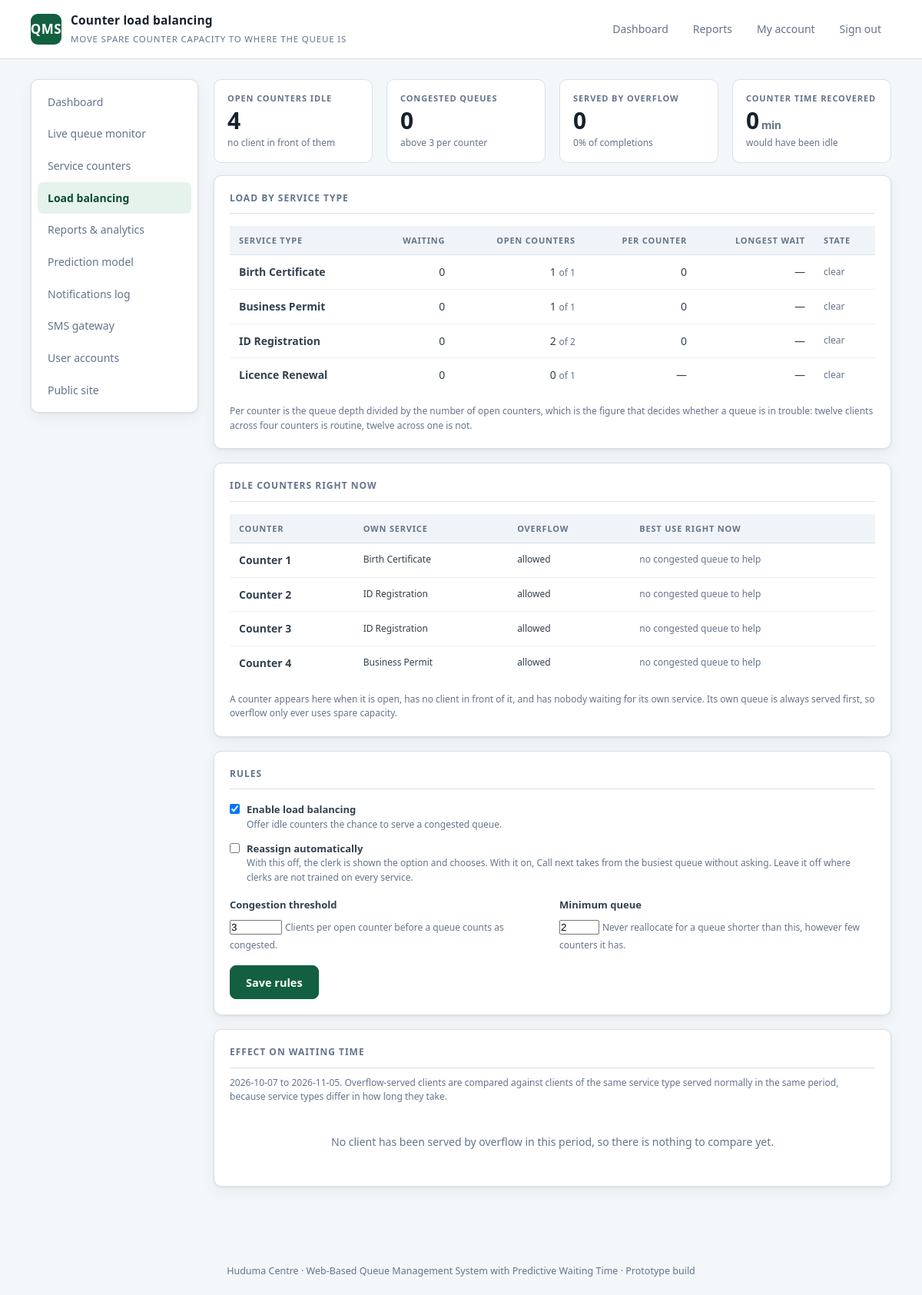
/admin/balancing.php (signed in), run on the app's committed database.
### tables this page shows
CREATE TABLE service_counter (
    counter_id        INT AUTO_INCREMENT PRIMARY KEY,
    counter_name      VARCHAR(60)  NOT NULL,
    service_type      VARCHAR(80)  NOT NULL,
    status            ENUM('open','closed') NOT NULL DEFAULT 'closed',
     
     
     
    overflow_enabled  TINYINT(1) NOT NULL DEFAULT 1,
    assigned_staff_id INT DEFAULT NULL,
    CONSTRAINT fk_counter_staff FOREIGN KEY (assigned_staff_id)
        REFERENCES user (user_id) ON DELETE SET NULL,
    INDEX idx_counter_service (service_type, status)
);

### admin/balancing.php (the view, shortened to what the rows shown need)
<?php
require_once __DIR__ . '/../includes/layout.php';
require_once __DIR__ . '/../modules/load_balancing.php';
require_once __DIR__ . '/../modules/settings.php';
$loads = service_load_snapshot();
$idle = [];
foreach (q_all('SELECT counter_id, counter_name, service_type, overflow_enabled
                  FROM service_counter WHERE status = "open"
                 ORDER BY counter_id') as $c) {
    $id = (int)$c['counter_id'];
    $c['recommendation'] = overflow_recommendation($id);
    $idle[] = $c;
}
?>
<div class="side-layout">
  <div>
    <div class="panel">
      <h2>Load by service type</h2>
      <?php if (!$loads): ?>
        <div class="empty">No queues and no counters configured yet.</div>
      <?php else: ?>
        <table>
          <thead>
            <tr>
              <th>Service type</th>
              <th class="right">Waiting</th>
              <th class="right">Open counters</th>
              <th class="right">Per counter</th>
              <th class="right">Longest wait</th>
              <th>State</th>
            </tr>
          </thead>
        </table>
      <?php endif; ?>
    </div>
    <div class="panel mt">
      <h2>Idle counters right now</h2>
      <?php if (!$idle): ?>
        <div class="empty">
          Every open counter has a client or a queue of its own. Nothing to
          reallocate.
        </div>
      <?php else: ?>
        <table>
          <thead><tr>
            <th>Counter</th><th>Own service</th><th>Overflow</th>
            <th>Best use right now</th>
          </tr></thead>
          <tbody>
            <?php foreach ($idle as $c): ?>
              <tr>
                <td><b><?= e($c['counter_name']) ?></b></td>
                <td class="tiny"><?= e($c['service_type']) ?></td>
                <td class="tiny">
                  <?= (int)$c['overflow_enabled'] === 1
                        ? 'allowed'
                        : '<span class="muted">own service only</span>' ?>
                </td>
                <td class="tiny">
                  <?php if (!overflow_is_enabled()): ?>
                    <span class="muted">load balancing is off</span>
                  <?php elseif ((int)$c['overflow_enabled'] !== 1): ?>
                    <span class="muted">not cleared for other services</span>
                  <?php elseif ($c['recommendation']): ?>
                    <b><?= e($c['recommendation']['service_type']) ?></b>
                    &mdash; <?= (int)$c['recommendation']['waiting'] ?> waiting
                  <?php else: ?>
                    <span class="muted">no congested queue to help</span>
                  <?php endif; ?>
                </td>
              </tr>
            <?php endforeach; ?>
          </tbody>
        </table>
      <?php endif; ?>
    </div>
    <div class="panel mt">
      <h2>Rules</h2>
    </div>
    <div class="panel mt">
      <h2>Effect on waiting time</h2>
    </div>
  </div>
</div>

### data on the page
service_counter: counter_name "Counter 1", service_type "Birth Certificate", overflow_enabled "allowed"
service_counter: counter_name "Counter 2", service_type "ID Registration", overflow_enabled "allowed"
service_counter: counter_name "Counter 3", service_type "ID Registration", overflow_enabled "allowed"
service_counter: counter_name "Counter 4", service_type "Business Permit", overflow_enabled "allowed"

### other printed values
$opts['heading'] "Counter load balancing"
$opts['subheading'] "MOVE SPARE COUNTER CAPACITY TO WHERE THE QUEUE IS"
count($idle) "4"
count($congested) "0"
overflow_threshold() "3"
$stats['served_by_overflow'] "0"
$stats['share_percent'] "0"
$stats['minutes_recovered'] "0"
$l['service_type'] "Birth Certificate"
$l['waiting'] "0"
$l['open_counters'] "1"
$l['total_counters'] "1"
$l['load_per_counter'] "0"
$l['service_type'] "Business Permit"
$l['service_type'] "ID Registration"
